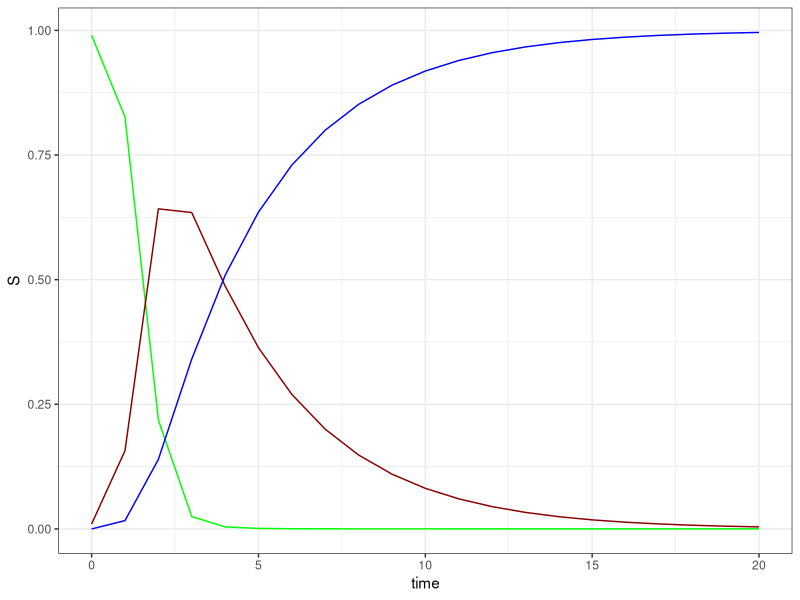

Recreate this plot in R.
#Modified from: http://rstudio-pubs-static.s3.amazonaws.com/6852_c59c5a2e8ea3456abbeb017185de603e.html

## Load deSolve package
library(deSolve)
library(ggplot2)
N      <- 1
Istart <- 0.01
Sstart <- N-Istart
Rstart <- 0
transm <- 3.25   # beta 
recov  <- 0.3     # gamma 
maxT   <- 20

init       <- c(S = Sstart, I = Istart, R = Rstart)
parameters <- c(transm, recov)
times      <- seq(0, maxT, by = 1)

## Create an SIR function (adapted from deSolve Examples)
sir <- function(time, state, parameters) {
  with(as.list(c(state, parameters)), {
    dS <- -transm * S * I
    dI <-  transm * S * I - recov * I
    dR <-                   recov * I
    return(list(c(dS, dI, dR)))
  })
}
# Run ODE Solver
results <- ode(y = init, times = times, func = sir, parms = parameters)

#plot SIR Function
plotds <- data.frame(results)
names(plotds) <- c('time','S','I','R')

ggplot(data=plotds) + 
  geom_line(aes(x=time,y=S),color='green') +
  geom_line(aes(x=time,y=I),color='darkred') +
  geom_line(aes(x=time,y=R),color='blue') +
  theme_bw()
